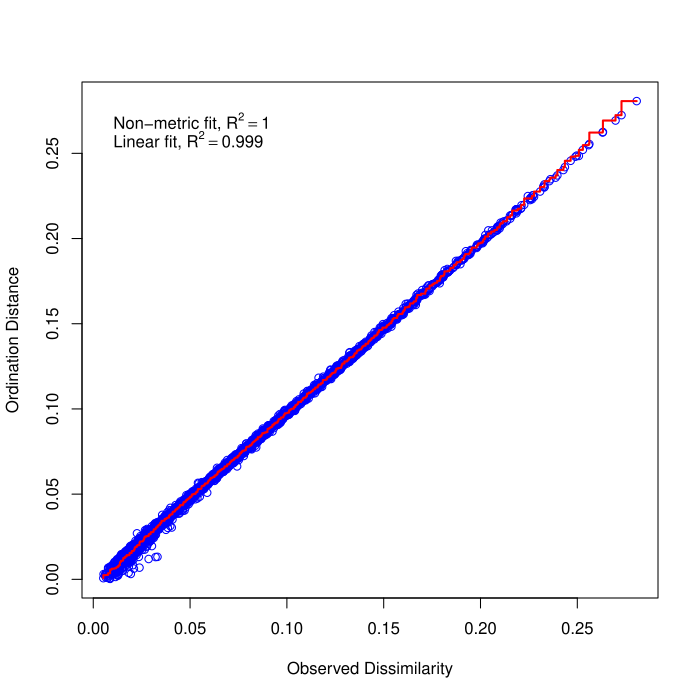

This chart was generated by the following R code:
library(tidyverse)
library(vegan)
library(betapart)
library(pairwiseAdonis)
library(ggplot2)
library(ggstatsplot)
library(utf8)
library(MNM)

pdf("shannon_analysis.pdf")
beta_metadata <- read_tsv("blas_metadata.tsv")

shannon_mx <- read_tsv("shannon_matrix") %>% 
  column_to_rownames(var = "ESCG") %>% t()

set.seed(91297)
distancias_smx <- as.matrix(vegdist(shannon_mx, method = "bray"))
metadist_smx <- as.data.frame(distancias_smx) %>% mutate(Metagenome=rownames(distancias_smx)) %>%
  inner_join(beta_metadata, by = "Metagenome")

nmds_smx <- metaMDS(comm = distancias_smx, trymax = 1000)
stressplot(nmds_smx)
ecotype <- as.factor(metadist_smx$Geography)

mod_dispersion <- betadisper(d = as.dist(distancias_smx),group = ecotype, type = "median", bias.adjust = TRUE)
mod_dispersion

site.scrs <- as.data.frame(scores(nmds_smx, display = "sites"))
ecotype.nmds.data <-
  tibble(
    NMDS1 = site.scrs$NMDS1,
    NMDS2 = site.scrs$NMDS2,
    Site = ecotype,
  )
ecotype.nmds.data

ecotype.nmds.data |>
	ggplot(aes(x=NMDS1, y=NMDS2)) +
	geom_point(aes(color = Site), size = 4) +
	#ggforce::geom_mark_ellipse(aes(label = Site, color = Site),con.cap = 0) +
	scale_color_manual(values=c("dark blue","purple","dark green"),guide="none") +
	scale_x_discrete(breaks=c("Antarctic Dry Valley","Antarctic Peninsula and Islands","Subantarctic Islands"),labels=c("CD","AP","SI")) +
	ggtitle("Shannon NMDS") +
	theme_bw() +
	theme(plot.title = element_text(hjust = 0.5)) +
	theme(aspect.ratio=1)

sdmx_pwadonis_test <- pairwise.adonis2(distancias_smx~Geography, metadist_smx ,perm = 1000)

sdmx_pvalues <- as.numeric()
sdmx_pvalues["AntarcticPeninsulaandIslands_vs_AntarcticDryValley"] <-sdmx_pwadonis_test$`Antarctic Peninsula and Islands_vs_Antarctic Dry Valley`$`Pr(>F)`[1]
sdmx_pvalues["AntarcticPeninsulaandIslands_vs_SubantarcticIslands"] <- sdmx_pwadonis_test$`Antarctic Peninsula and Islands_vs_Subantarctic Islands`$`Pr(>F)`[1]
sdmx_pvalues["AntarcticDryValley_vs_SubantarcticIslands"] <- sdmx_pwadonis_test$`Antarctic Dry Valley_vs_Subantarctic Islands`$`Pr(>F)`[1]

sdmx_pvalues <- as.data.frame(sdmx_pvalues) %>% 
  mutate(padjustvalues = p.adjust(sdmx_pvalues, method = "fdr")) %>% 
  mutate(sig_diff=ifelse(padjustvalues<0.05, "different", "non appreciable difference"))

sdmx_pvalues

test_dispersion <- permutest(mod_dispersion, permutations = 999)
print(test_dispersion)
TukeyHSD(mod_dispersion, conf.level = 0.95)

dispersion_df <- data.frame(
	distance = mod_dispersion$distances,
	ecotype = mod_dispersion$group
)
statplot <- ggbetweenstats(
	dispersion_df,
        x = ecotype,
        y = distance,
        plot.type = "boxviolin",
        type = "np",
        xlab = "Ecotype",
        ylab = "Distance to centroid",
        pairwise.comparisons = TRUE,
        pairwise.display = "s",
        p.adjust.method = "fdr",
	title = "Multivariate homogeinity of group dispersions",
        centrality.plotting = TRUE,
	point.args = list(position = ggplot2::position_jitterdodge(dodge.width = 0.6), alpha = 1, size = 3, stroke = 0, na.rm = TRUE),
        violin.args = list(width = 0.5, linewidth = 0.2, alpha = 0.2, na.rm = TRUE),
	boxplot.args = list(width = 0.3, alpha = 0.2, na.rm = TRUE),
        ggtheme = ggplot2::theme_bw() + ggplot2::theme(text = element_text(colour = "black",size = 10,vjust = 0.5, hjust = 0.5),title = element_text(colour = "black",size = 10)),,
        ggsignif.args = list(textsize = 3, tip_length = 0.01, na.rm = TRUE),
	ggplot.component = list(ggplot2::scale_color_manual(values=c("dark blue","purple","dark green"),guide="none"),ggplot2::scale_x_discrete(breaks=c("Antarctic Dry Valley","Antarctic Peninsula and Islands","Subantarctic Islands"),labels=c("CD","AP","SI"))),
)
statplot

mvCsample <- mv.Csample.test(
	shannon_mx,
	g = ecotype,
	score = "r",
	stand = "o",
	method = "p",
	n.sim = 1000,
	na.action = na.fail,
)
print(mvCsample)

# --- Custom Pairwise Post-hoc Function ---
pairwise_mv_posthoc <- function(X, g, ...) {
  # Ensure g is a factor
  g <- as.factor(g)
  groups <- levels(g)
  
  # Generate all possible pairs
  pairs <- combn(groups, 2, simplify = FALSE)
  results <- data.frame()
  
  for (p in pairs) {
    # Subset the matrix and the grouping factor for the current pair
    idx <- g %in% p
    X_sub <- X[idx, , drop = FALSE]
    g_sub <- droplevels(g[idx])
    
    # Use mv.Csample.test for the two groups
    test_res <- mv.Csample.test(X = X_sub, g = g_sub, ...)
    
    results <- rbind(results, data.frame(
      Group1 = p[1],
      Group2 = p[2],
      p_val = test_res$p.value
    ))
  }
  
  # Adjust p-values using FDR
  results$p_adj <- p.adjust(results$p_val, method = "fdr")
  results$significance <- ifelse(results$p_adj < 0.05, "*", "ns")
  
  return(results)
}

# Run the pairwise test
# shannon_mx: your Sites x 43 genes matrix
# ecotypes: your vector of ecotype labels
posthoc_results <- pairwise_mv_posthoc(shannon_mx, ecotype, score = "r", stand = "o", method = "p")
print(posthoc_results)

# 1. Calculate the mean Shannon index across all 43 genes for each site
shannon_summary <- data.frame(
  Avg_Shannon = rowMeans(shannon_mx),
  Ecotype = as.factor(ecotype)
)

# 2. Plot with ggstatsplot (matches your previous style)
ggbetweenstats(
  data = shannon_summary,
  x = Ecotype,
  y = Avg_Shannon,
  type = "np",               
  pairwise.display = "s",   
  p.adjust.method = "fdr",
  centrality.plotting = TRUE,
  title = "Multivariate Shannon Index Comparison",
  ylab = "Mean Shannon Index (43 genes)",
  xlab = "Ecotype",
  point.args = list(position = ggplot2::position_jitterdodge(dodge.width = 0.6), alpha = 1, size = 3, stroke = 0, na.rm = TRUE),
  violin.args = list(width = 0.5, linewidth = 0.2, alpha = 0.2, na.rm = TRUE),
  boxplot.args = list(width = 0.3, alpha = 0.2, na.rm = TRUE),
  ggtheme = ggplot2::theme_bw() + ggplot2::theme(text = element_text(colour = "black",size = 10,vjust = 0.5, hjust = 0.5),title = element_text(colour = "black",size = 10)),,
  ggsignif.args = list(textsize = 3, tip_length = 0.01, na.rm = TRUE),
  ggplot.component = list(ggplot2::scale_color_manual(values=c("dark blue","purple","dark green"),guide="none"),ggplot2::scale_x_discrete(breaks=c("Antarctic Dry Valley","Antarctic Peninsula and Islands","Subantarctic Islands"),labels=c("CD","AP","SI"))),
)

dev.off()
